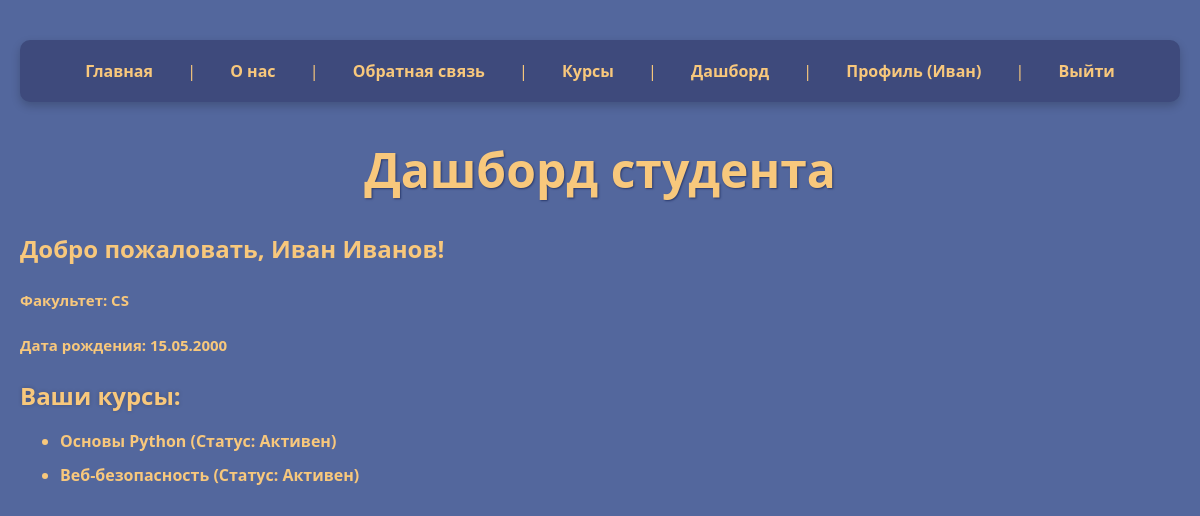
/student/dashboard/ (signed in), run on the app's committed database.
### fefu_lab/models.py (models this page shows, shortened)
class Student(models.Model):
    FACULTY_CHOICES = [
        ('CS', 'Кибербезопасность'),
        ('SE', 'Программная инженерия'),
        ('IT', 'Информационные технологии'),
        ('DS', 'Наука о данных'),
        ('WEB', 'Веб-технологии'),
    ]
    ROLE_CHOICES = [
        ('STUDENT', 'Студент'),
        ('TEACHER', 'Преподаватель'),
        ('ADMIN', 'Админ'),
    ]
    user = models.OneToOneField(
        User,
        on_delete=models.CASCADE,
        related_name='student_profile',
        verbose_name='Пользователь'
    )
    birth_date = models.DateField(null=True, blank=True, verbose_name='Дата рождения')
    faculty = models.CharField(max_length=3, choices=FACULTY_CHOICES, default='CS', verbose_name='Факультет')
    role = models.CharField(max_length=10, choices=ROLE_CHOICES, default='STUDENT', verbose_name='Роль')
    created_at = models.DateTimeField(auto_now_add=True, verbose_name='Дата создания')
    class Meta:
        verbose_name = 'Студент'
        verbose_name_plural = 'Студенты'
        ordering = ['user__last_name', 'user__first_name']

class Enrollment(models.Model):
    STATUS_CHOICES = [
        ('ACTIVE', 'Активен'),
        ('COMPLETED', 'Завершен'),
    ]
    student = models.ForeignKey(Student, on_delete=models.CASCADE, related_name='enrollments', verbose_name='Студент')
    course = models.ForeignKey(Course, on_delete=models.CASCADE, related_name='enrollments', verbose_name='Курс')
    created_at = models.DateTimeField(auto_now_add=True, verbose_name='Дата записи')
    status = models.CharField(max_length=10, choices=STATUS_CHOICES, default='ACTIVE', verbose_name='Статус')
    class Meta:
        verbose_name = 'Запись на курс'
        verbose_name_plural = 'Записи на курсы'
        unique_together = ('student', 'course')

class Course(models.Model):
    LEVEL_CHOICES = [
        ('BEGINNER', 'Начальный'),
        ('INTERMEDIATE', 'Средний'),
        ('ADVANCED', 'Продвинутый'),
    ]
    title = models.CharField(max_length=200, unique=True, verbose_name='Название')
    slug = models.SlugField(unique=True, verbose_name='Слаг')
    description = models.TextField(verbose_name='Описание')
    duration = models.PositiveIntegerField(verbose_name='Продолжительность (часы)')
    instructor = models.ForeignKey(Instructor, on_delete=models.SET_NULL, null=True, blank=True, verbose_name='Преподаватель')
    level = models.CharField(max_length=20, choices=LEVEL_CHOICES, default='BEGINNER', verbose_name='Уровень')
    max_students = models.PositiveIntegerField(default=0, verbose_name='Максимальное количество студентов')
    price = models.DecimalField(max_digits=10, decimal_places=2, default=0, verbose_name='Цена')
    is_active = models.BooleanField(default=True, verbose_name='Активен')
    created_at = models.DateTimeField(auto_now_add=True, verbose_name='Дата создания')
    class Meta:
        verbose_name = 'Курс'
        verbose_name_plural = 'Курсы'
        ordering = ['title']

### fefu_lab/views.py (the view)
# urls.py: path('student/dashboard/', views.student_dashboard_view, name='student_dashboard'),
@login_required
def student_dashboard_view(request):
    user = request.user
    student = user.student_profile
    enrollments = student.enrollments.all()
    return render(request, 'student_dashboard.html', {
        'student': student,
        'enrollments': enrollments,
        'title': 'Дашборд студента'
    })

### fefu_lab/template/student_dashboard.html (shortened to what this page needs)
{% extends "base.html" %}
{% block heading %}Дашборд студента{% endblock %}
{% block content %}
  <h2>Добро пожаловать, {{ student.user.first_name }} {{ student.user.last_name }}!</h2>
  <p><strong>Факультет:</strong> {{ student.faculty }}</p>
  <p><strong>Дата рождения:</strong> {{ student.birth_date|date:"d.m.Y" }}</p>
  <h3>Ваши курсы:</h3>
  <ul>
    {% for enrollment in enrollments %}
      <li>
        <a href="{% url 'course_profile' enrollment.course.slug %}">{{ enrollment.course.title }}</a>
        (Статус: {{ enrollment.get_status_display }})
      </li>
    {% empty %}
      <li>Вы не записаны ни на один курс.</li>
    {% endfor %}
  </ul>
{% endblock %}

### fefu_lab/template/base.html (shortened to what this page needs)
<!DOCTYPE html>
<html>
<head>
    {% load static %}
    <link rel="stylesheet" href="{% static 'css/style.css' %}">
</head>
<body>
   <div class="navigation">
    <a href="{% url 'home' %}">Главная</a> |
    <a href="{% url 'about' %}">О нас</a> |
    <a href="{% url 'feedback_view' %}">Обратная связь</a> |
    <a href="{% url 'course_list' %}">Курсы</a> |
    {% if user.is_authenticated %}
        {% if user.student_profile.role == 'STUDENT' %}
            <a href="{% url 'student_dashboard' %}">Дашборд</a> |
        {% elif instructor %}
            <a href="{% url 'teacher_dashboard' %}">Дашборд</a> |
        {% endif %}
        <a href="{% url 'profile' %}">Профиль ({{ user.first_name }})</a> |
        <a href="{% url 'logout_view' %}">Выйти</a>
    {% else %}
        <a href="{% url 'login_view' %}">Вход</a> |
        <a href="{% url 'register_view' %}">Регистрация</a>
    {% endif %}
</div>
    <h1>{% block heading %}{% endblock %}</h1>
    {% block content %}{% endblock %}
</body>
</html>

### fefu_lab/static/css/style.css (style rules this page uses)
body { font-family: 'Segoe UI', Tahoma, Geneva, Verdana, sans-serif; background-color: #53679d; padding: 40px 20px; color: #F8C87C; text-align: left; margin: 0; min-height: 100vh; }
h1 { font-size: 3rem; text-align: center; color: #F8C87C; margin-bottom: 30px; font-weight: 700; text-shadow: 1px 1px 2px #2a3a6d; }
.navigation { background-color: #3e4a7c; padding: 12px 25px; text-align: center; border-radius: 10px; margin-bottom: 35px; box-shadow: 0 4px 10px rgba(0,0,0,0.2); }
.navigation a { color: #f8c87c; text-decoration: none; font-weight: 600; margin: 0 15px; padding: 8px 15px; border-radius: 5px; transition: background-color 0.3s ease, color 0.3s ease; display: inline-block; }
ul li { margin-bottom: 12px; font-size: 1rem; font-weight: 600; }
ul li a { color: #f8c87c; text-decoration: none; border-bottom: 2px solid transparent; transition: color 0.3s ease, border-color 0.3s ease; }
h3 { font-size: 1.5rem; text-align: left; color: #f8c87c; margin-bottom: 18px; text-shadow: 0 0 4px #00000033; }
p { color: #f8c87c; text-align: left; margin-top: 25px; font-size: 15px; font-weight: 600; }

### data on the page
Student: user.first_name "Иван", user.last_name "Иванов", faculty "CS", birth_date "15.05.2000"
Enrollment: course "Основы Python", status "Активен"
Enrollment: course "Веб-безопасность", status "Активен"

### other printed values
{{ user.first_name }} "Иван"
